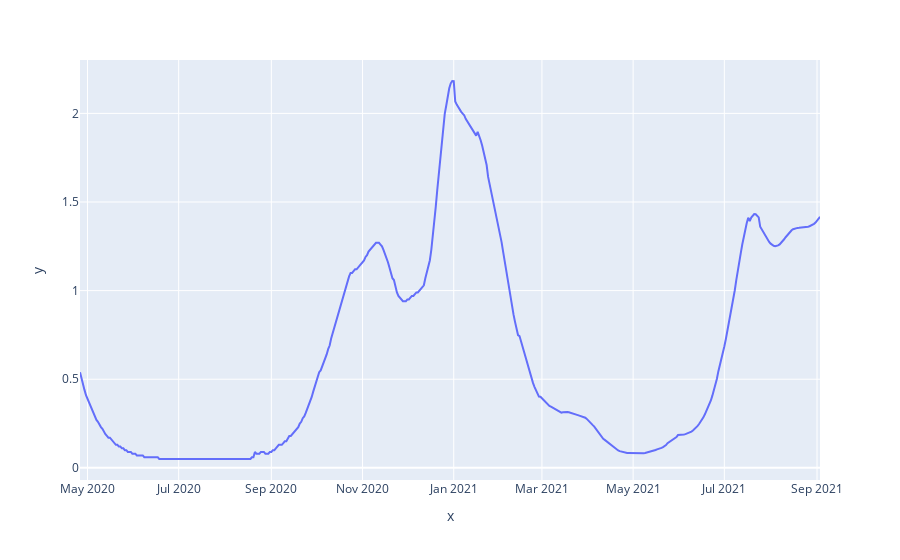

The notebook cell saved with this chart:
### Code cell
fig = px.line(x=output.dte, y=output.pc)
fig.show()

### Figure 1 — Plotly figure (JSON) as saved in the notebook; plotly's stock layout.template omitted (floating-point values rounded to 4 significant figures; data arrays with more than 128 entries replaced by an {"elided": "..."} marker saying what was removed)
{"data": [{"hovertemplate": "x=%{x}<br>y=%{y}<extra></extra>", "legendgroup": "", "line": {"color": "#636efa", "dash": "solid"}, "marker": {"symbol": "circle"}, "mode": "lines", "name": "", "orientation": "v", "showlegend": false, "type": "scatter", "x": {"elided": "496 str values"}, "xaxis": "x", "y": {"elided": "496 float values"}, "yaxis": "y"}], "layout": {"legend": {"tracegroupgap": 0}, "margin": {"t": 60}, "xaxis": {"anchor": "y", "domain": [0, 1], "title": {"text": "x"}}, "yaxis": {"anchor": "x", "domain": [0, 1], "title": {"text": "y"}}}}
